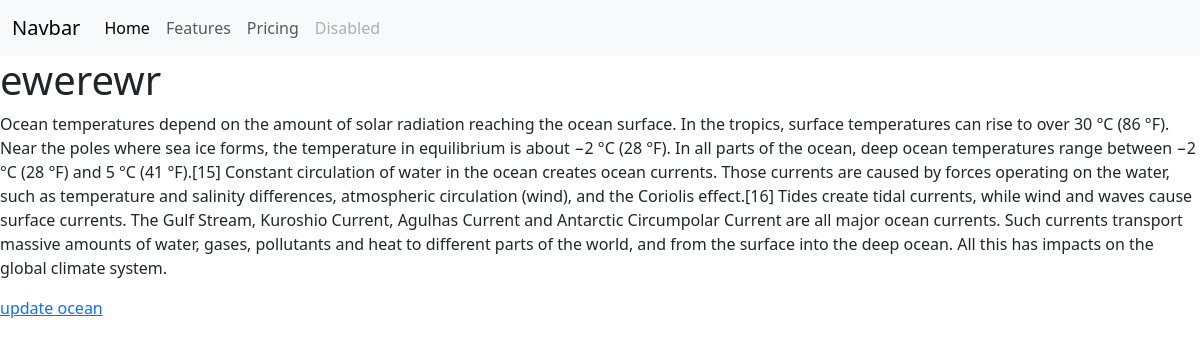
The app's page /oceans/read-ocean/4/ with its own data.
### waterbodyApp/models.py (models this page shows, shortened)
class Ocean(models.Model):
    name = models.CharField(max_length=150)
    description = models.TextField()
    size = models.FloatField()
    latitude=models.FloatField()
    longitude =models.FloatField()
    isSalty = models.BooleanField(default=False)
    updated_at = models.DateTimeField(auto_now=True)
    created_at = models.DateTimeField(auto_now_add=True)

### waterbodyApp/views.py (the view)
# urls.py: path('read-ocean/<str:pk>/', views.readOcean, name="read-ocean"),
def readOcean(request,pk):
    ocean = Ocean.objects.get(id=pk)
    context = {"ocean": ocean}
    return render(request, 'waterbodyApp/ocean.html', context)

### waterbodyApp/templates/waterbodyApp/ocean.html
{% extends 'base.html' %}
{% block content %}
<div class="containeo">
    <h1>{{ocean.name}}</h1>
    <p>{{ocean.description}}</p>
    <a href="{% url 'update-ocean' ocean.id %}">update ocean</a>
</div>
{% endblock %}

### records on screen
Ocean: name "ewerewr", description "Ocean temperatures depend on the amount of solar radiation reaching the ocean surface. In the tropics, surface temperatures can rise to over 30 °C (86 °F). Near the poles where sea ice forms, the temperature in equilibrium is about −2 °C (28 °F). In all parts of the ocean, deep ocean temperatures range between −2 °C (28 °F) and 5 °C (41 °F).[15] Constant circulation of water in the ocean creates ocean currents. Those currents are caused by forces operating on the water, such as temperature and salinity differences, atmospheric circulation (wind), and the Coriolis effect.[16] Tides create tidal currents, while wind and waves cause surface currents. The Gulf Stream, Kuroshio Current, Agulhas…"
